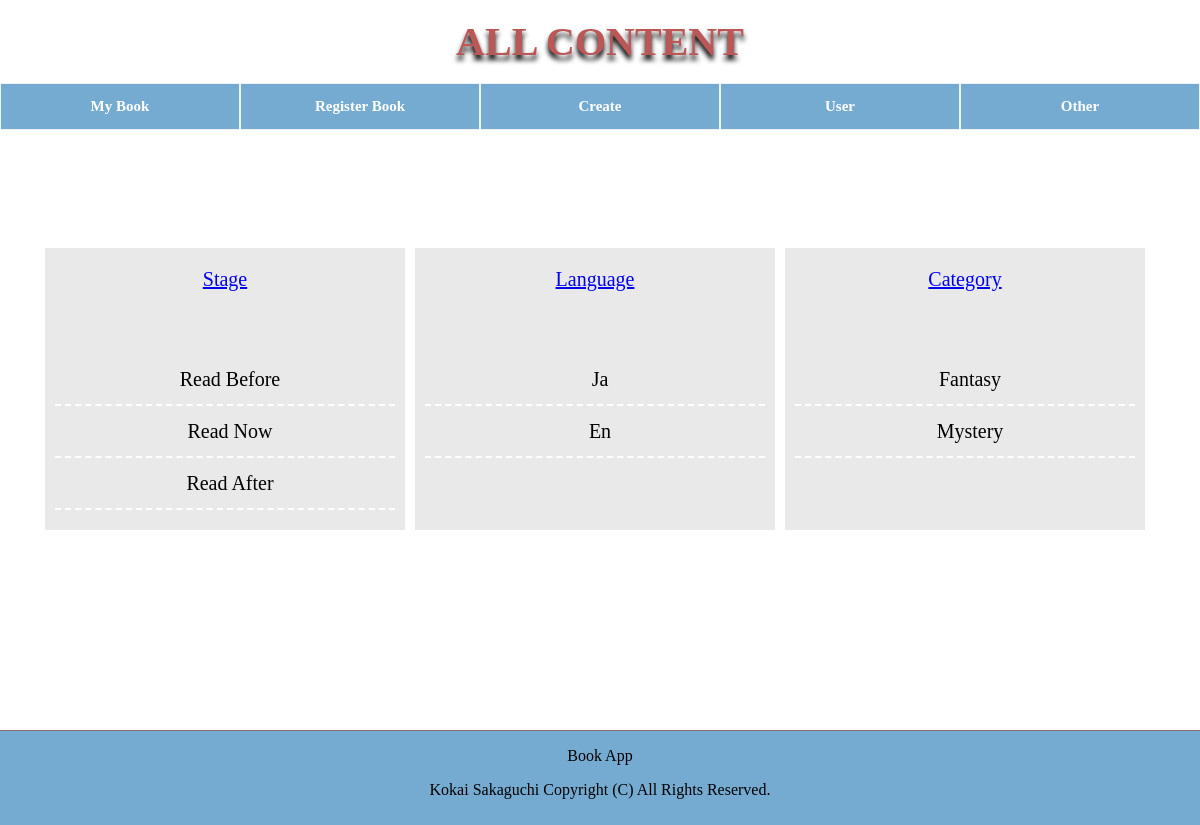
The app's page /allContent/ (signed in) with its own data.
### BookApp/models.py (models this page shows, shortened)
class Stage(models.Model):
    title = models.CharField(
        verbose_name = 'Stage',
        blank = True,
        null = True,
        max_length = 255,
    )

class Language(models.Model):
    title = models.CharField(
        verbose_name = 'Language',
        blank = True,
        null = True,
        max_length = 255,
    )

class Category(models.Model):
    title = models.CharField(
        verbose_name = 'Category',
        blank = True,
        null = True,
        max_length = 255,
    )

### BookApp/views.py (the view)
# urls.py: path("allContent/"   , views.allContentView     , name="allContent"),
@login_required    # ログイン状態であるかを判定する。
def allContentView(request):
    template_name = "allContent.html"    # テンプレートファイル。
    stage = Stage.objects.order_by('id').reverse()    # 全進捗段階のリスト。
    language = Language.objects.order_by('id').reverse()    # 全進捗段階のリスト。
    category = Category.objects.order_by('id').reverse()    # 全進捗段階のリスト。
    myapp_data = {
        'stage': stage,
        'language': language,
        'category': category,
    }
    return render(request, template_name, myapp_data)

### BookApp/templates/allContent.html (shortened to what this page needs)
{% extends "base.html" %}
{% block css %}
{% load static %}
<link rel="stylesheet" type="text/css" href="{% static 'css/allContent.css'  %}" />
{% endblock %}
{% block content %}
<a href="{% url 'BookApp:allContent' %}"><p class="headline">ALL CONTENT</p></a>
<div class="content">
    <div class="content-list">
        <p><a href="{% url 'BookApp:contentCreate' 'stage-create' %}" target="blank">Stage</a></p><br>
        <ul>
            {% for item in stage %}
            <li>{{ item.title }}</li>
            {% endfor %}
        </ul>
    </div>
    <div class="content-list">
        <p><a href="{% url 'BookApp:contentCreate' 'language-create' %}" target="blank">Language</a></p><br>
        <ul>
            {% for item in language %}
            <li>{{ item.title }}</li>
            {% endfor %}
        </ul>
    </div>
    <div class="content-list">
        <p><a href="{% url 'BookApp:contentCreate' 'category-create' %}" target="blank">Category</a></p><br>
        <ul>
            {% for item in category %}
            <li>{{ item.title }}</li>
            {% endfor %}
        </ul>
    </div>
</div>
{% endblock %}

### static/css/base.css (style rules this page uses)
html, body { margin : 0px 0px 0px 0px; }
ul { list-style: none; }

### static/css/allContent.css (style rules this page uses)
ul { padding: 0 0.5em; position: relative; }
ul li { line-height: 1.5; padding: 0.5em 0 0.5em 0.5em; border-bottom: dashed 2px white; }
.content { font-size: 20px; justify-content: center; width: 100%; z-index: 100; display: flex; margin : 230px 0px 200px 0px; }
.content-list { background-color: rgba(231, 231, 231, 0.9); text-align: center; width: 30%; display: flex; flex-flow: column; margin : 0px 10px 0px 0px; }

### records on screen
Stage: title "Read Before"
Stage: title "Read Now"
Stage: title "Read After"
Language: title "Ja"
Language: title "En"
Category: title "Fantasy"
Category: title "Mystery"
